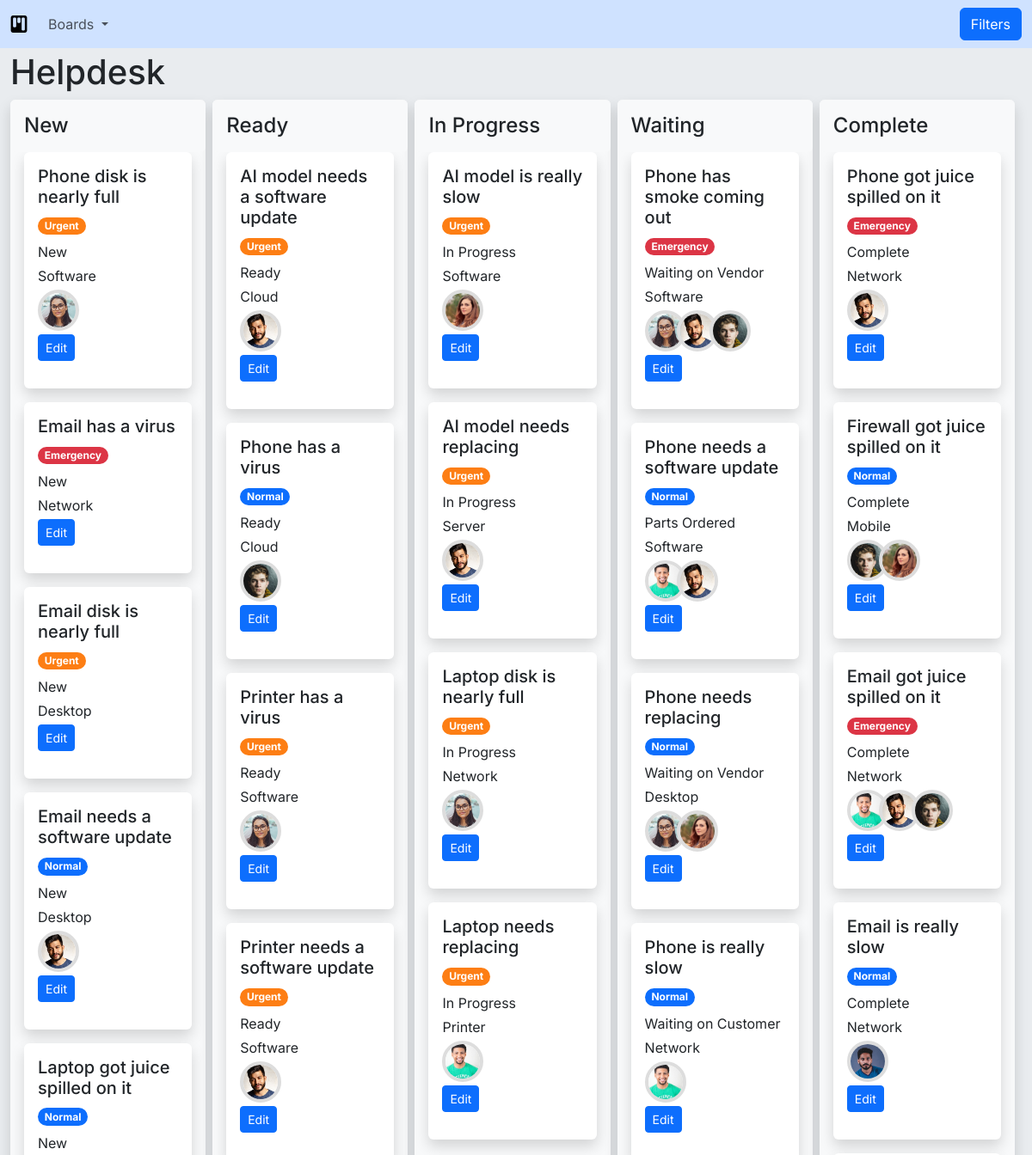
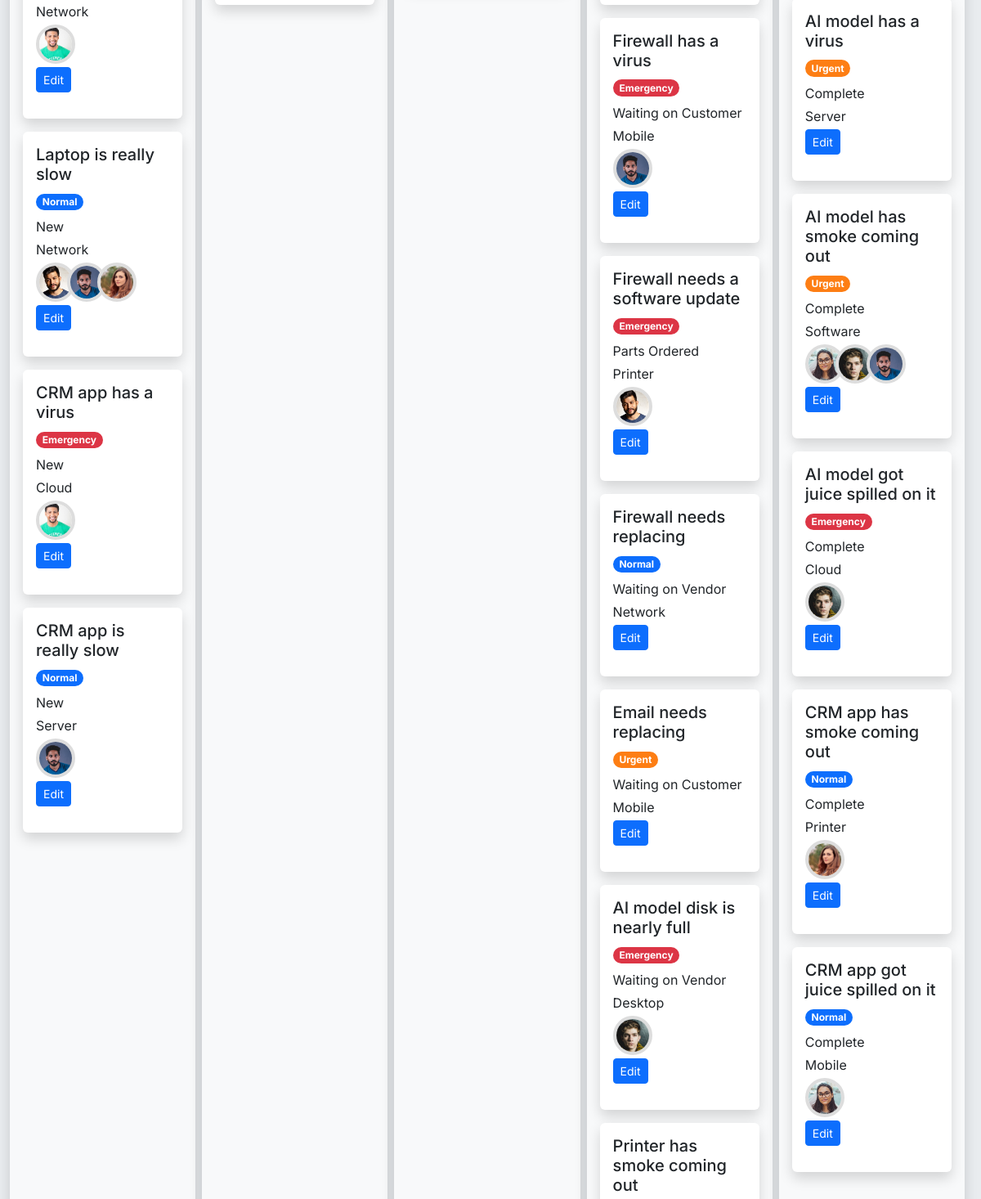
Before: /board/1/ (upper part) with the older database file (2 pictures, top to bottom).
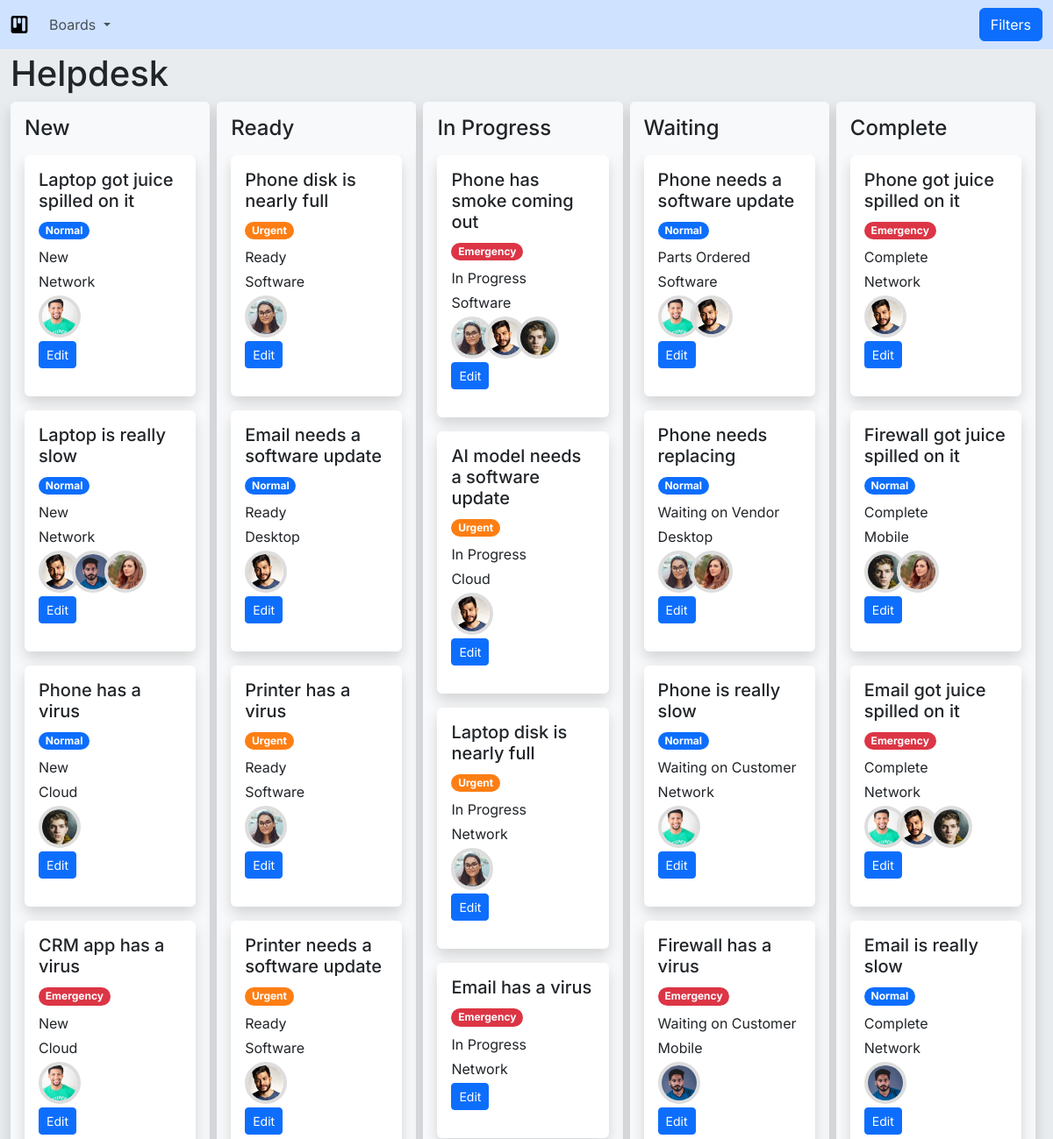
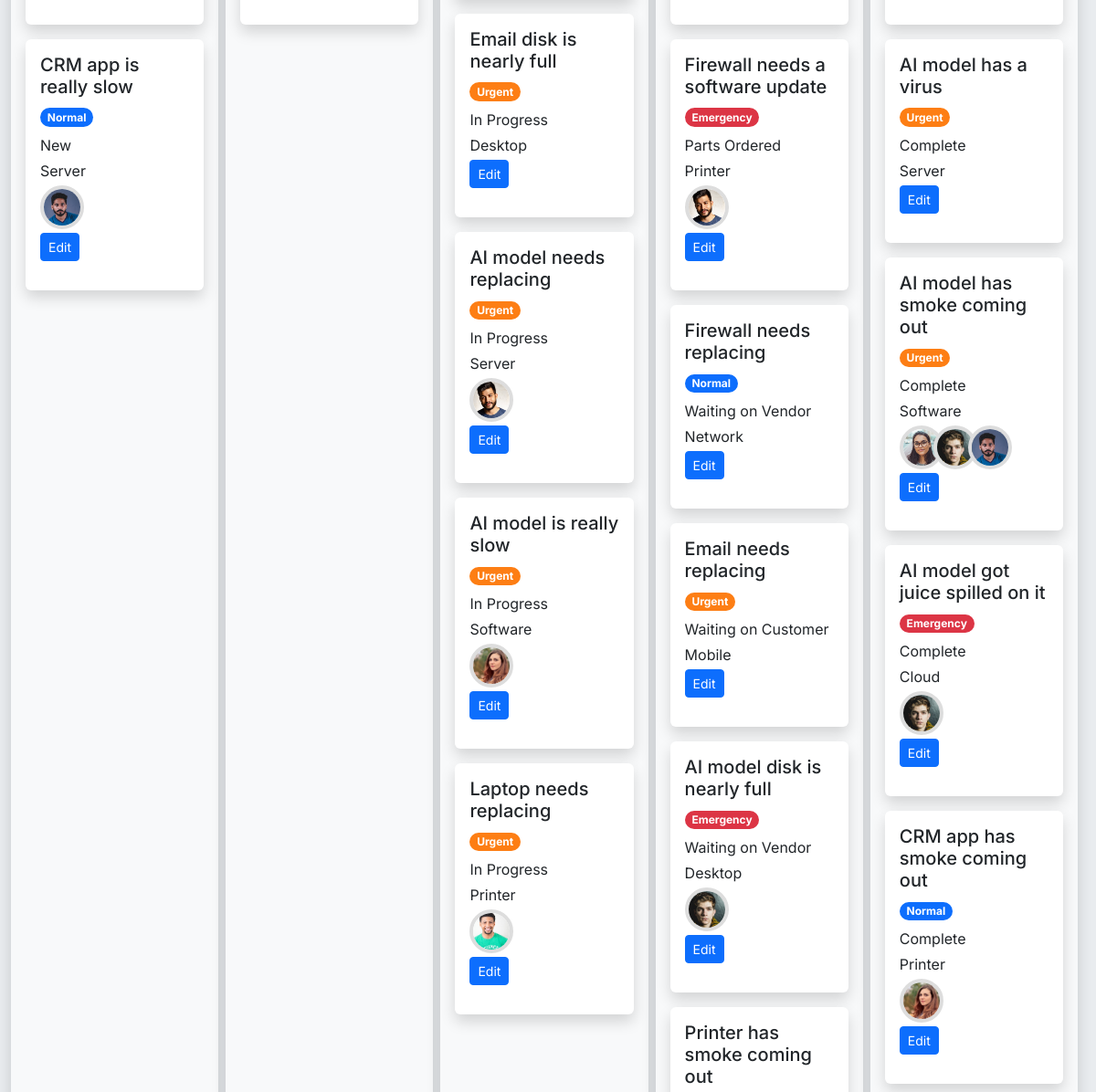
After: the same page with the newer database file (2 pictures, top to bottom).
### board/models.py (models this page shows, shortened)
class KanbanBoard(models.Model):
    name = models.CharField(max_length=100)

class Column(models.Model):
    board = models.ForeignKey(KanbanBoard, on_delete=models.CASCADE)
    name = models.CharField(max_length=100)
    statuses = models.ManyToManyField('helpdesk.Status', blank=True)
    def get_tickets(self, filters):
        tickets = Ticket.objects.filter(status__in=self.statuses.all()).order_by('-rank', 'id')
        if filters.get('search'):
            tickets = tickets.filter(title__icontains=filters.get('search'))
        if filters.get('category'):
            tickets = tickets.filter(category=filters.get('category'))
        if filters.get('priority'):
            tickets = tickets.filter(priority=filters.get('priority'))
        if filters.get('engineer'):
            tickets = tickets.filter(assigned_to=filters.get('engineer'))
        tickets = tickets.prefetch_related(
            'status',
            'priority',
            'assigned_to',
            'category'
        )
        return tickets

### helpdesk/models.py (models this page shows, shortened)
class Ticket(models.Model):
    title = models.CharField(max_length=100)
    status = models.ForeignKey(Status, on_delete=models.CASCADE)
    assigned_to = models.ManyToManyField(Engineer, blank=True)
    category = models.ForeignKey(Category, on_delete=models.SET_NULL, null=True)
    priority = models.ForeignKey(Priority, on_delete=models.SET_NULL, null=True)
    rank = models.IntegerField(null=True, blank=True)

class Priority(models.Model):
    name = models.CharField(max_length=100)
    sort_order = models.IntegerField()
    color = models.CharField(max_length=8)
    class Meta:
        verbose_name_plural = 'priorities'
    def __str__(self):
        return self.name

class Status(models.Model):
    name = models.CharField(max_length=100)
    class Meta:
        verbose_name_plural = 'statuses'

class Category(models.Model):
    name = models.CharField(max_length=100)
    class Meta:
        verbose_name_plural = 'categories'
    def __str__(self):
        return self.name

class Engineer(models.Model):
    name = models.CharField(max_length=100)
    image_filename = models.CharField(max_length=100, blank=True, null=True)
    def __str__(self):
        return self.name
    def get_image_url(self):
        return f'helpdesk/img/{self.image_filename}'

### board/views.py (the view)
# urls.py: path('<int:pk>/', views.BoardView.as_view(), name='board'),
class BoardView(DetailView, FormView):
    form_class = TicketFilterForm
    model = models.KanbanBoard
    template_name = 'board/board.html'
    def get_initial(self):
        initial = super().get_initial()
        initial['search'] = self.request.GET.get('search', '')
        initial['category'] = self.request.GET.get('category', None)
        initial['priority'] = self.request.GET.get('priority', None)
        initial['engineer'] = self.request.GET.get('engineer', None)
        return initial
    def get_context_data(self, **kwargs):
        context = super().get_context_data(**kwargs)
        search = self.request.GET.get('search')
        category_id = self.request.GET.get('category')
        priority_id = self.request.GET.get('priority')
        engineer_id = self.request.GET.get('engineer')
        context["filters"] = {
            "search": search,
            "category": category_id,
            "priority": priority_id,
            "engineer": engineer_id
        }
        return context

### board/context_processors.py (called while the page is built)
def boards(request):
    return {'boards': models.KanbanBoard.objects.all()}

### board/templatetags/custom_tags.py (called while the page is built)
@register.simple_tag
def get_filtered_tickets(column, filters):
    filter_form = TicketFilterForm(filters)
    cleaned_data = {}
    if filter_form.is_valid():
        cleaned_data = filter_form.cleaned_data
    tickets = column.get_tickets(cleaned_data)
    return tickets

### board/templates/board/board.html (shortened to what this page needs)
{% extends 'base.html' %}
{% load custom_tags %}
{% load static %}
{% block content %}
<div class="container-fluid pt-1 h-100">
  <div class="row">
    <div class="col">
      <h1>{{ object.name }}</h1>
    </div>
  </div>
  <div class="row">
    <div class="d-flex flex-items-stretch text-nowrap pb-4">
        {% for column in object.column_set.all %}
            <div class="bg-light p-0 rounded d-inline-block shadow me-2" style="width: 20rem">
                <div class="sticky-top bg-light rounded p-3" style="z-index: 999; /* Less than nav menu */">
                    <h4 class="mb-0">{{ column.name }}</h4>
                </div>
                <div class="cards" data-column-id="{{column.id}}" data-board-id="{{column.board.id}}">
                    {% get_filtered_tickets column filters as column_tickets %}
                    {% for ticket in column_tickets %}
                        {% include 'board/ticket.html' %}
                    {% empty %}
                    <div class="text-center text-secondary">
                        <i class="bi bi-emoji-smile-fill"></i>
                        <p>No tickets in this column</p>
                    </div>
                {% endfor %}
                </div>
            </div>
        {% endfor %}
    </div>
  </div>
</div>
{% endblock %}

### templates/base.html (shortened to what this page needs)
<!doctype html>
<html lang="en">
  <head>
    <link href="https://cdn.jsdelivr.net/npm/bootstrap@5.3.3/dist/css/bootstrap.min.css" rel="stylesheet">
    <link rel="stylesheet" href="https://cdn.jsdelivr.net/npm/bootstrap-icons@1.11.3/font/bootstrap-icons.min.css">
  </head>
  <body class="inter-body bg-body-secondary text-dark">
    <nav class="navbar navbar-expand-lg bg-primary-subtle">
      <div class="container-fluid">
        <a class="navbar-brand" href="{% url 'dashboard' %}"><i class="bi bi-kanban-fill"></i></a>
        <div class="collapse navbar-collapse" id="navbarSupportedContent">
          <ul class="navbar-nav me-auto mb-2 mb-lg-0">
            <li class="nav-item dropdown">
              <a class="nav-link dropdown-toggle" href="#" role="button" data-bs-toggle="dropdown" aria-expanded="false">
                Boards
              </a>
            </li>
          </ul>
          <button class="btn btn-primary" type="button" class="btn btn-primary" data-bs-toggle="modal" data-bs-target="#filtersModal">
            Filters
          </button>
        </div>
      </div>
    </nav>
    {% block content %}{% endblock %}
  </body>
</html>

### board/templates/board/ticket.html (shortened to what this page needs)
{% load static %}
<div class="card border-0 shadow m-3 mt-0" data-ticket-id="{{ ticket.id }}" data-ticket-rank="{{ ticket.rank|default_if_none:'' }}">
  <div class="card-body">
    <h5 class="card-title text-break text-wrap">{{ ticket.title }}</h5>
    <span class="badge rounded-pill mb-2" style="background-color: #{{ ticket.priority.color }};">{{ ticket.priority.name }}</span>
    <p class="mb-1">
      {{ ticket.status.name }}
    </p>
    <p class="mb-1">
      {{ ticket.category.name }}
    </p>
    <p class="mb-0">
      {% for assignment in ticket.assigned_to.all %}
        <img
          src="{% static assignment.get_image_url %}"
          title="{{ assignment.name }}"
          class="rounded-circle ratio ratio-1x1 profile-image"
          alt="Image of {{ assignment.name }}"
          style="width: 3rem;"
        >
      {% endfor %}
    </p>
    <p class="mt-1">
      <a href="{% url 'helpdesk:update-ticket' ticket.id %}" class="btn btn-primary btn-sm">Edit</a>
    </p>
  </div>
</div>

### templates/base.html (style rules this page uses)
.inter-body { font-family: "Inter", sans-serif; font-optical-sizing: auto; font-weight: 400; font-style: normal; font-size: 12pt; font-variation-settings: "slnt" 0; }

### board/templates/board/board.html (style rules this page uses)
.profile-image { margin-right: -15px; border: 4px solid #ddd; }

Changed rows visible on the page:
changed Column "New": gains Ticket (title "Phone has a virus", priority.name "Normal", status.name "New", category.name "Cloud"); loses Ticket (title "Phone disk is nearly full", priority.name "Urgent", status.name "New", category.name "Software"); loses Ticket (title "Email has a virus", priority.name "Emergency", status.name "New", category.name "Network"); loses Ticket (title "Email disk is nearly full", priority.name "Urgent", status.name "New", category.name "Desktop"); loses Ticket (title "Email needs a software update", priority.name "Normal", status.name "New", category.name "Desktop")
changed Ticket "Phone has a virus": gains Engineer (image_filename (picture)); loses Engineer (image_filename (picture))
changed Column "Ready": gains Ticket (title "Phone disk is nearly full", priority.name "Urgent", status.name "Ready", category.name "Software"); gains Ticket (title "Email needs a software update", priority.name "Normal", status.name "Ready", category.name "Desktop"); loses Ticket (title "AI model needs a software update", priority.name "Urgent", status.name "Ready", category.name "Cloud"); loses Ticket (title "Phone has a virus", priority.name "Normal", status.name "Ready", category.name "Cloud")
changed Ticket "Phone disk is nearly full": gains Engineer (image_filename (picture)); loses Engineer (image_filename (picture))
changed Ticket "Email needs a software update": gains Engineer (image_filename (picture)); loses Engineer (image_filename (picture))
changed Column "In Progress": gains Ticket (title "Phone has smoke coming out", priority.name "Emergency", status.name "In Progress", category.name "Software"); gains Ticket (title "AI model needs a software update", priority.name "Urgent", status.name "In Progress", category.name "Cloud"); gains Ticket (title "Email has a virus", priority.name "Emergency", status.name "In Progress", category.name "Network"); gains Ticket (title "Email disk is nearly full", priority.name "Urgent", status.name "In Progress", category.name "Desktop")
changed Ticket "Phone has smoke coming out": gains Engineer (image_filename (picture)); loses Engineer (image_filename (picture))
changed Ticket "AI model needs a software update": gains Engineer (image_filename (picture)); loses Engineer (image_filename (picture))
changed Ticket "Laptop disk is nearly full": moves up the list
changed Ticket "AI model needs replacing": moves down the list
changed Column "Waiting": loses Ticket (title "Phone has smoke coming out", priority.name "Emergency", status.name "Waiting on Vendor", category.name "Software")
computed for Column "Complete": loses Ticket (title "CRM app got juice spilled on it", priority.name "Normal", status.name "Complete", category.name "Mobile", Engineer (image_filename (picture)))
